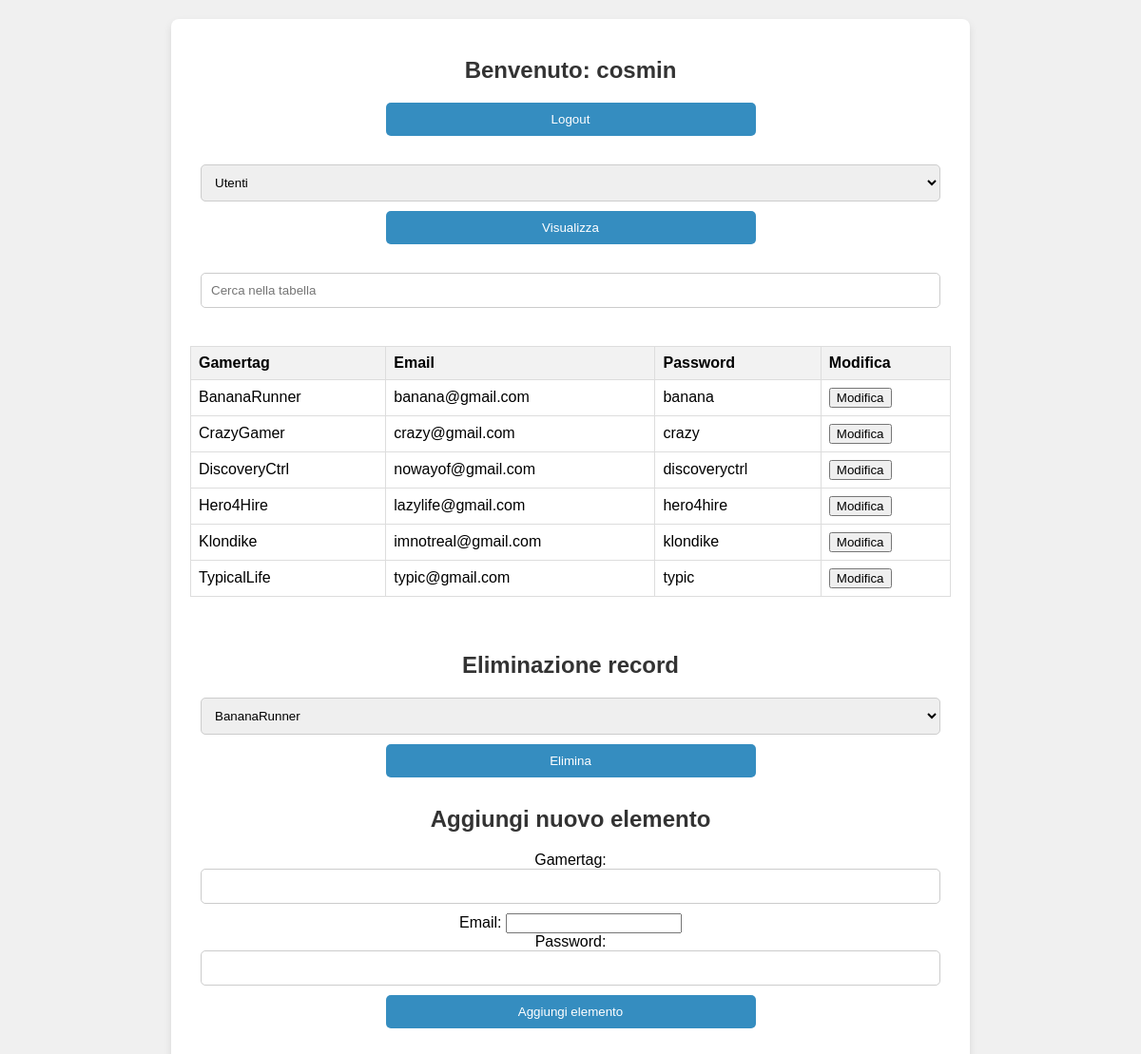
Page /protetta.php (signed in) on the committed database.
### tables this page shows
CREATE TABLE `utenti` (
  `gamertag` varchar(30) NOT NULL,
  `email` varchar(320) NOT NULL,
  `password` varchar(320) NOT NULL
);

### protetta.php (the view, shortened to what this page needs)
<!DOCTYPE html>
<html lang="en">
<head>
</head>
<body>
<div class="container">
<?php
if(isset($_SESSION["UTENTE"])) {
    $username = $_SESSION["UTENTE"];
    echo '<h2>Benvenuto: ' . $username . '</h2>';
    $servername = "localhost";
    $username_db = "programma";
    $password = "12345";
    $dbname = "digitalgamestore";
    $conn = new mysqli($servername, $username_db, $password, $dbname);
    echo '<form action="login.html" method="post"><input type="submit" value="Logout"></form>';
    echo '<form action="#" method="post">';
    echo '<select name="scelta">';
    $selectedOption = isset($_POST['scelta']) ? $_POST['scelta'] : 'utenti';
    $options = array("utenti", "prodotti", "acquisti", "promozioni", "recensioni", "prodotti_promozioni");
    foreach ($options as $option) {
        echo '<option value="' . $option . '"';
        if ($option == $selectedOption) {
            echo ' selected';
        }
        echo '>' . ucfirst($option) . '</option>';
    }
    echo '</select>';
    echo '<input type="submit" value="Visualizza">';
    echo '</form>';
    echo '<form id="searchForm" action="#" method="post">';
    echo '<input type="text" id="searchInput" placeholder="Cerca nella tabella" onkeyup="searchTable()">';
    echo '</form>';
    $tabella = isset($_POST['scelta']) ? $_POST['scelta'] : 'utenti';
    $sql = "SELECT * FROM $tabella";
    $result = $conn->query($sql);
    if ($result->num_rows > 0) {
        echo '<table border="1" id="dataTable">';
        echo '<tr>';
        switch($tabella) {
            case "utenti":
                echo '<th>Gamertag</th><th>Email</th><th>Password</th><th>Modifica</th>';
                break;
        }
        echo '</tr>';
        while($row = $result->fetch_assoc()) {
            echo "<tr>";
            foreach($row as $key => $value) {
                echo "<td>".$value."</td>";
            }
            echo '<td><button onclick="popolaModifica('.htmlspecialchars(json_encode($row)).')">Modifica</button></td>';
            echo "</tr>";
        }
        echo "</table>";
        echo "<br>";
        echo '<h2>Eliminazione record</h2>';
        echo '<form id="deleteForm" action="#" method="post">';
        echo '<select id="recordSelect" name="recordToDelete">';
        $result = $conn->query($sql);
        if ($result->num_rows > 0) {
            while($row = $result->fetch_assoc()) {
                $firstColumnValue = reset($row);
                echo '<option value="'.$firstColumnValue.'">'.$firstColumnValue.'</option>';
            }
        } else {
            echo '<option value="">Nessun record disponibile</option>';
        }
        echo '</select>';
        echo '<input type="submit" value="Elimina">';
        echo '</form>';
    } else {
        echo "Nessun risultato trovato.";
    }
    echo '<h2>Aggiungi nuovo elemento</h2>';
    echo '<form id="addForm" action="#" method="post">';
    switch($tabella) {
        case "utenti":
            echo 'Gamertag: <input type="text" name="gamertag"><br>';
            echo 'Email: <input type="email" name="email"><br>';
            echo 'Password: <input type="password" name="password"><br>';
            break;
    }
    echo '<input type="submit" value="Aggiungi elemento">';
    echo '</form>';
} else {
    echo "Accesso non consentito";
}
?>
</div>
</body>

### protetta.php (style rules this page uses)
body { font-family: Arial, sans-serif; background-color: #f0f0f0; margin: 0; padding: 0; }
.container { max-width: 800px; margin: 20px auto; padding: 20px; background-color: #fff; border-radius: 8px; box-shadow: 0 4px 8px rgba(0, 0, 0, 0.1); }
h2 { color: #333; margin-bottom: 20px; text-align: center; }
form { margin-bottom: 20px; text-align: center; }
table { border-collapse: collapse; width: 100%; margin-bottom: 20px; }
th, td { border: 1px solid #dddddd; padding: 8px; text-align: left; }
th { background-color: #f2f2f2; }
input[type="text"], input[type="password"], input[type="submit"], select { width: calc(100% - 22px); padding: 10px; margin-bottom: 10px; border: 1px solid #ccc; border-radius: 5px; box-sizing: border-box; }
input[type="submit"] { background-color: #358dc0; color: white; border: none; cursor: pointer; width: calc(50% - 11px); transition: background-color 0.3s ease; }
#searchInput { margin-bottom: 20px; }

### rows in the picture
utenti: gamertag "BananaRunner", email "banana@gmail.com", password "banana"
utenti: gamertag "CrazyGamer", email "crazy@gmail.com", password "crazy"
utenti: gamertag "DiscoveryCtrl", email "nowayof@gmail.com", password "discoveryctrl"
utenti: gamertag "Hero4Hire", email "lazylife@gmail.com", password "hero4hire"
utenti: gamertag "Klondike", email "imnotreal@gmail.com", password "klondike"
utenti: gamertag "TypicalLife", email "typic@gmail.com", password "typic"

### other values in the picture
$username "cosmin"
form field scelta "Utenti"
form field recordToDelete "BananaRunner"
